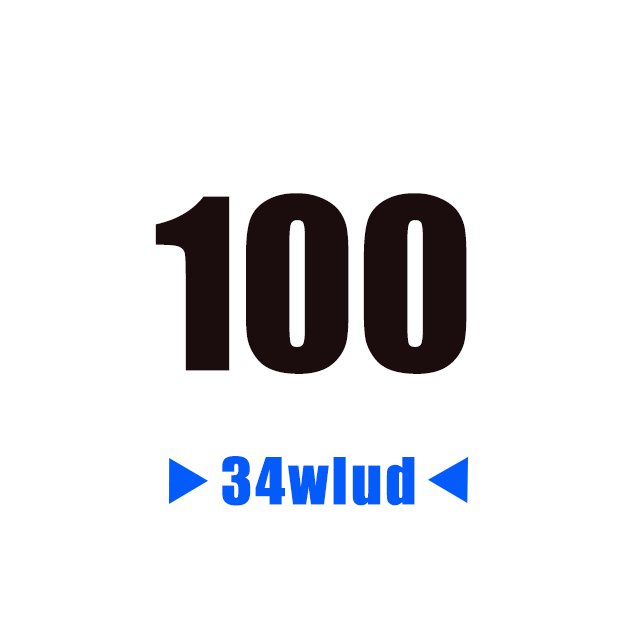
#> input picture t31.png, 640 x 640 px
$ python ocr-cv.py
#> lines starting #> are read from the running program, lines starting #| are printed output that depends on the picture; after the words box and inside, x2 and y2 are one past the last pixel; in counts of white or black regions, pixels touching at a corner belong together
import cv2
import numpy as np
import math

# -----------------------
# 1. 读取图片
# -----------------------
image = cv2.imread('t31.png')
#> image is the input picture: shape (640, 640, 3); mean B, G, R 232.6, 229.6, 229.3
h, w = image.shape[:2]
#> h = 640; w = 640

# -----------------------
# 2. 转换 HSV，提取蓝色三角形
# -----------------------
hsv = cv2.cvtColor(image, cv2.COLOR_BGR2HSV)
#> hsv: shape (640, 640, 3); mean H, S, V 2.2, 16.7, 233.9

# 蓝色范围，可根据实际调整
lower_blue = np.array([100, 150, 50])
upper_blue = np.array([140, 255, 255])
mask = cv2.inRange(hsv, lower_blue, upper_blue)
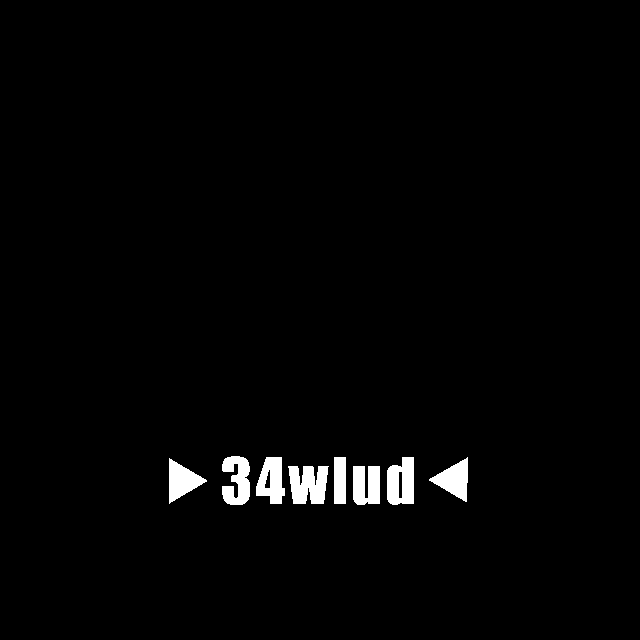
#> mask: shape (640, 640); 1.8% white; 8 white regions, largest, box (x1, y1, x2, y2) and area: (288, 466, 329, 504) 1202, (387, 457, 414, 505) 1051, (222, 456, 250, 505) 994

# 去噪
kernel = np.ones((3,3), np.uint8)
mask = cv2.morphologyEx(mask, cv2.MORPH_OPEN, kernel)
#> mask: shape (640, 640); 1.8% white; 8 white regions

cv2.imshow("blue_mask", mask)

# -----------------------
# 3. 找轮廓，筛选三角形
# -----------------------
contours, _ = cv2.findContours(mask, cv2.RETR_EXTERNAL, cv2.CHAIN_APPROX_SIMPLE)
#> contours = 8 contours; box (x1, y1, x2, y2) and area: (289, 466, 328, 504) 1082, (387, 457, 414, 505) 1059, (256, 457, 285, 504) 910, (222, 456, 250, 505) 892, (430, 459, 468, 501) 835, (353, 466, 380, 505) 834, (169, 459, 206, 502) 827, (334, 457, 346, 504) 506

tri_centers = []

for cnt in contours:
    area = cv2.contourArea(cnt)
    if area < 50 or area > 5000:  # 过滤面积
        continue
    approx = cv2.approxPolyDP(cnt, 0.04 * cv2.arcLength(cnt, True), True)
    if len(approx) == 3:  # 三角形
        M = cv2.moments(cnt)
        if M['m00'] == 0:
            continue
        cx = int(M['m10']/M['m00'])
        cy = int(M['m01']/M['m00'])
        tri_centers.append((cx, cy))
        cv2.drawContours(image, [approx], 0, (0,255,0), 2)
#> this loop made 8 passes
#> (area, approx, cx, cy) on passes 3 to 4: (835, [[430, 478], [466, 500], [467, 459]], 453, 479), (827, [[169, 459], [169, 501], [205, 481]], 181, 480)
#> area on passes 1, 2, 8: 834, 1082, 892
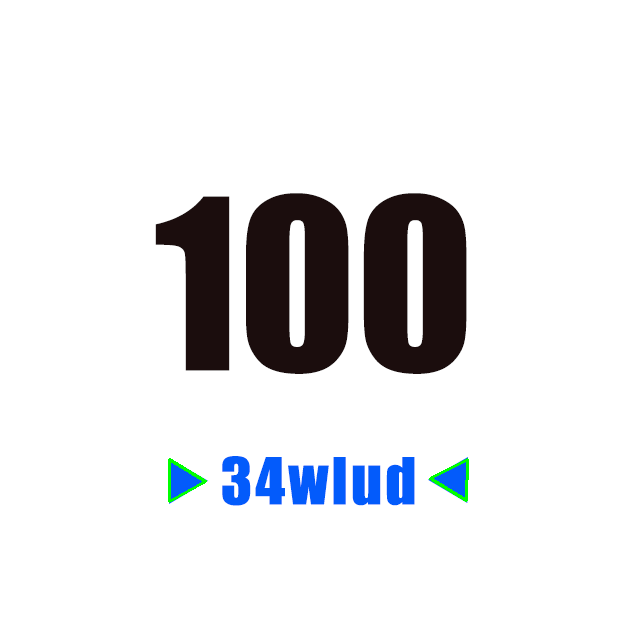
#> image: shape (640, 640, 3); 0.18% of pixels changed, all inside (x1, y1, x2, y2) = (168, 458, 469, 503)
#> after the loop, tri_centers = [(453, 479), (181, 480)]

cv2.imshow("triangles_detected", image)

if len(tri_centers) != 2:
    print("未找到两个蓝色三角形")
    cv2.waitKey(0)
    exit()

# -----------------------
# 4. 计算旋转角度
# -----------------------
(x1, y1), (x2, y2) = tri_centers
#> x1 = 453; y1 = 479; x2 = 181; y2 = 480
angle_rad = math.atan2(y2 - y1, x2 - x1)
#> angle_rad = 3.14
angle_deg = math.degrees(angle_rad)
#> angle_deg = 179.8

# -----------------------
# 5. 确认三角形在图片下方
# -----------------------
tri_avg_y = (y1 + y2) / 2
#> tri_avg_y = 479.5
if tri_avg_y > h / 2:
    # 如果三角形在上半部分，需要旋转180度
    angle_deg += 180
#> angle_deg = 359.8

# -----------------------
# 6. 旋转图片
# -----------------------
center = ((x1 + x2)//2, (y1 + y2)//2)
#> center = (317, 479)
M = cv2.getRotationMatrix2D(center, -angle_deg, 1.0)
#> M = [[1, 0.00368, -1.76], [-0.00368, 1, 1.17]]
rotated = cv2.warpAffine(image, M, (w, h))
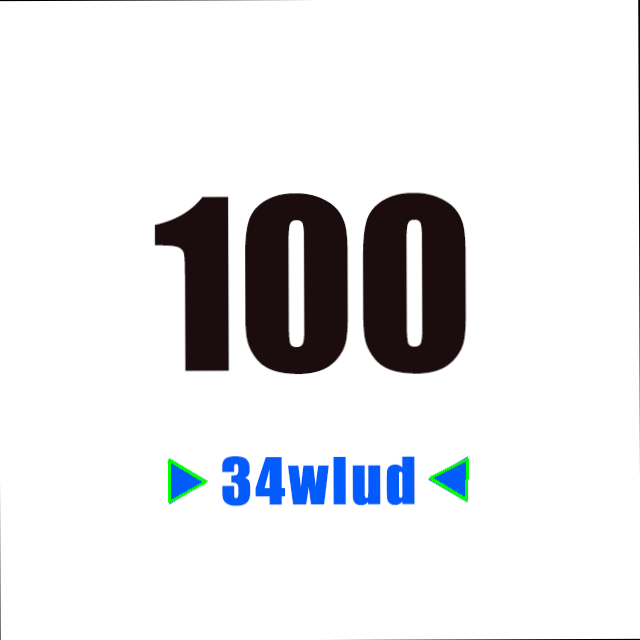
#> rotated: shape (640, 640, 3); mean B, G, R 231.6, 229.3, 228.7
cv2.imshow("rotated", rotated)

# [18 lines of commented-out code are left out]

cv2.waitKey(0)
cv2.destroyAllWindows()
